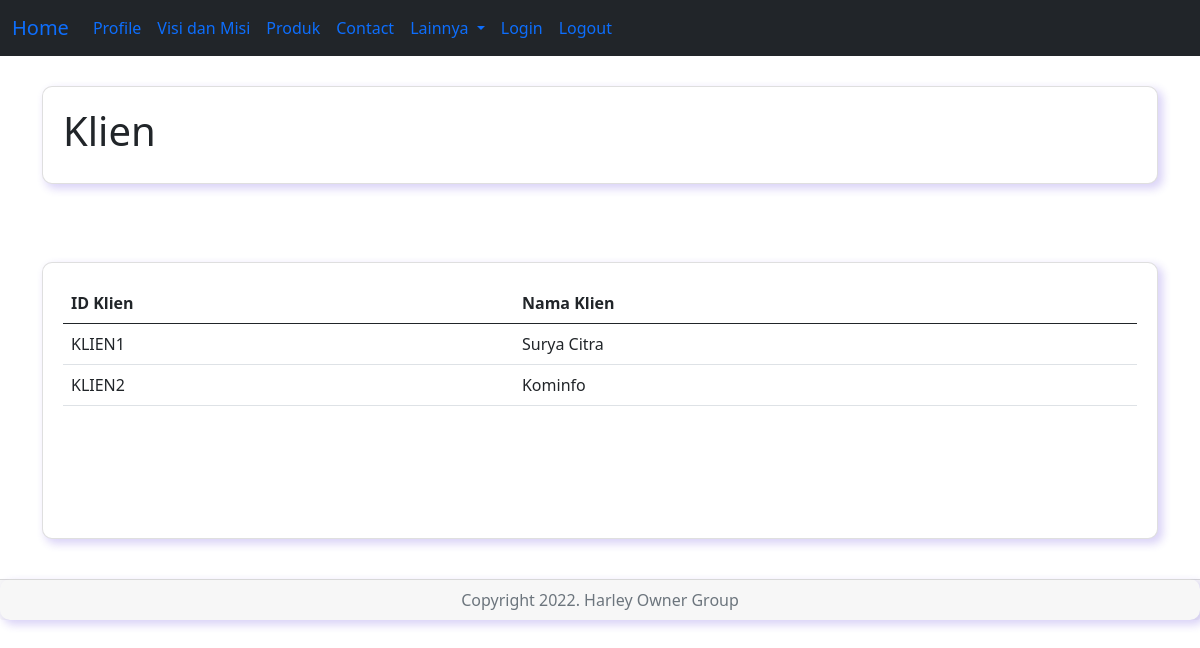
The page /klien.php on the database its author committed.
### tables this page shows
CREATE TABLE `klien` (
  `idklien` varchar(10) NOT NULL,
  `namaklien` varchar(50) NOT NULL
);

### klien.php (the view, shortened to what this page needs)
<?php
include "koneksi.php";
$cek = mysqli_query($db, "SELECT * FROM klien");
?>
<!DOCTYPE html>
<html lang="en">
<head>
    <link rel="stylesheet" href="css/bootstrap.min.css">
    <link rel="stylesheet" href="style.css">
</head>
<body>
    <nav class="navbar navbar-expand-lg bg-dark">
        <div class="container-fluid">
            <a class="navbar-brand" href="home.php">Home</a>
            <div class="collapse navbar-collapse" id="navbarNavDropdown">
                <ul class="navbar-nav">
                    <li class="nav-item">
                        <a class="nav-link active" aria-current="page" href="profile.php">Profile</a>
                    </li>
                    <li class="nav-item">
                        <a class="nav-link" href="visi-misi.php">Visi dan Misi</a>
                    </li>
                    <li class="nav-item">
                        <a class="nav-link" href="produk.php">Produk</a>
                    </li>
                    <li class="nav-item">
                        <a class="nav-link" href="contact.php">Contact</a>
                    </li>
                    <li class="nav-item dropdown">
                        <a class="nav-link dropdown-toggle" href="lainnya" role="button" data-bs-toggle="dropdown" aria-expanded="false">
                            Lainnya
                        </a>
                    </li>
                    <li class="nav-item">
                        <a class="nav-link" href="index.php">Login</a>
                    </li>
                    <li class="nav-item">
                        <a class="nav-link" href="index.php">Logout</a>
                    </li>
                </ul>
            </div>
        </div>
    </nav>
    <div class="jumbotron jumbotron-fluid">
        <div class="container">
            <div class="card">
                <h1>Klien</h1>
            </div>
            <br><br>
            <div class="card">
                <table class="table">
                    <thead>
                        <th scope="col">ID Klien</th>
                        <th scope="col">Nama Klien</th>
                    </thead>
                    <tbody>
                        <?php
                        while ($row = mysqli_fetch_array($cek)) {
                            echo "<tr>
                        <td>$row[idklien]</td>
                        <td>$row[namaklien]</td>
                        </tr>";
                        }
                        ?>
                    </tbody>
                </table>
                <br><br><br><br>
            </div>
        </div>
    </div>
    <div class="footer text-center">
        <div class="card-footer text-muted">
            Copyright 2022. Harley Owner Group
        </div>
    </div>
</body>
</html>

### style.css (style rules this page uses)
.card { box-shadow: 4px 4px 8px 1px rgba(76, 38, 214, 0.2); border-radius: 10px; padding: 20px; margin-top: 30px; }
.footer { box-shadow: 4px 4px 8px 1px rgba(76, 38, 214, 0.2); border-radius: 10px; padding: 0; margin: 0; margin-top: 40px; }

### rows shown on the page
klien: idklien "KLIEN1", namaklien "Surya Citra"
klien: idklien "KLIEN2", namaklien "Kominfo"
